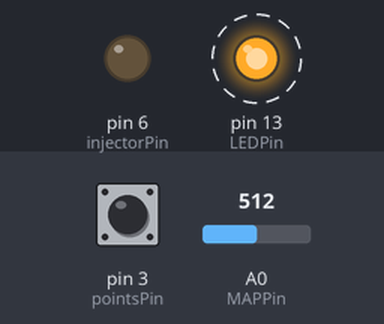
The sketch below on a simulated Arduino Uno, built with avr-gcc and run on an emulated ATmega328P. Shown: output pins drawn as LEDs (lit = HIGH). Dashed ring = blinking. The inputs (shaded band) are chosen by the test bench; at power-on: pin 3 (pointsPin) HIGH, A0 (MAPPin) = 512. What the sketch prints to the serial monitor is not drawn.

Above: at 2.13 s.
Timing chart, 0 to 5.0 s (numbered marks = the images above):
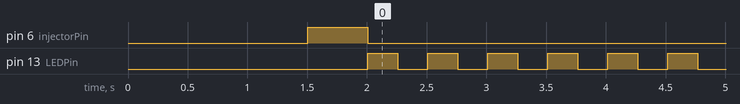

Measured:
- by itself, pin 13 (LEDPin): alternates HIGH for 0.25 s and LOW for 0.25 s

The sketch:

MAP_EFI.ino
```cpp
// EFI controller based on MAP and Points ONLY
// (C) 2020 John Patterson Consulting, LLC
// You are free to modify and redistribute this code without restriction.


// ----------------- Program constants -----------------:

// Pin numbers:
const int pointsPin = 3;
const int MAPPin = 14;
const int injectorPin = 6;
const int LEDPin = 13;

// Timing constants:
const unsigned long injectorUpdateInterval = 50000;
const unsigned long interruptDebounce = 3000;
const unsigned long primeTime = 500;
const unsigned long pumpTime = 1500;
const int serialReportModulo = 10;
const int RPMrunningAverageDepth = 5;
const unsigned long blinkTime = 250;

// Engine-related constants:
const int pulsesPerRevolution = 2;
const double displacement_Liters = 1.2;
const double AFR = 10.0;    // ~14 for gasoline, ~10 for E85
const double injector_MaxGramsPerMinute = 195.0;  // Will depend on your injector and fuel pressure
const double stallRPM = 300.0;
const double Pascals_Per_ADC_Unit = 122.1;
const int vacuum_ADC_value = 102;

// Physical parameters:
const double airTempKelvin = 273;
const double airMolarMass = 28.9;
const double R_Liter_Pascal_Kelvin = 8314.0;


// ----------------- Global Variables -----------------:
unsigned long updateLastMicros = 0;
unsigned long pointsLastMicros = 0;
unsigned long pointsDiff = 100000000;
bool stalled = 0;
int serialReportCount = 0;
double RPMrunningAverage[RPMrunningAverageDepth];
int RPMrunningAverageIndex = 0;
unsigned long blinkLastMillis = 0;
bool blinkState = 0;

// ----------------- Functions -----------------:

// ISR triggered when the points open:
void points()
{
  //Determine if interrupt is valid based on time since last interrupt:
  if((micros() - pointsLastMicros) > interruptDebounce)
  {
    // Compute difference in time from last points opening:
    pointsDiff = micros() - pointsLastMicros;

    // Reset points timer:
    pointsLastMicros = micros();
  }

}

// Function to compute RPM based on time since last points opening:
double RPM()
{
  // If pointsDiff is longer than the time since points() was last called,
  // just use pointsDiff to compute the RPM:
  if(pointsDiff > (micros() - pointsLastMicros))
  {
    // RPM = (Pulses/sec)/(Pulses/Revolution)*(60 sec/min)
    RPMrunningAverage[RPMrunningAverageIndex] = (1000000.0/pointsDiff)/pulsesPerRevolution*60.0;
  }
  // If it has been longer than pointsDiff since points() was last called,
  // use the elapsed time to compute the RPM:
  else
  {
    // RPM = (Pulses/sec)/(Pulses/Revolution)*(60 sec/min)
    RPMrunningAverage[RPMrunningAverageIndex] = (1000000.0/(micros() - pointsLastMicros))/pulsesPerRevolution*60.0;
  }

  //Increment running average index, reset if needed:
  RPMrunningAverageIndex++;
  if(RPMrunningAverageIndex >= RPMrunningAverageDepth)
  {
    RPMrunningAverageIndex = 0;
  }

  // Compute running average sum:
  double sum = 0;
  for(int i = 0; i < RPMrunningAverageDepth; i++)
  {
    sum = sum + RPMrunningAverage[i];
  }

  // Return running average of RPM:
  return sum/RPMrunningAverageDepth;
}

// Function to measure the Manifold Absolute Pressure (MAP):
double MAP()
{
  double estimatedMAP = (analogRead(MAPPin) - vacuum_ADC_value)*Pascals_Per_ADC_Unit;

  // Ensure only positive MAP values are returned:
  if(estimatedMAP < 0)
  {
    estimatedMAP = 0;
  }

  return estimatedMAP;
}

// Function to report human-readable stats to the serial port:
void reportStats(double RPM_report, double MAP_report, double DC_report)
{
  // Report engine RPM:
  Serial.print("Engine RPM: ");
  Serial.println(RPM_report);
  Serial.print("Manifold Absolute Pressure: ");
  Serial.print("kPa: ");
  Serial.print(MAP_report/1000.0);
  Serial.print(" PSI: ");
  Serial.println(MAP_report/6894.76);
  Serial.print("Injector Duty Cycle: ");
  Serial.print(DC_report*100.0);
  Serial.println("%");
  Serial.println(" ");
}

// Function to compute the required fuel injector duty cycle:
double getInjectorDC()
{
  //Get measurements:
  double RPM_value = RPM();
  double MAP_value = MAP();

  // Compute the volume flow rate of air (L/min) into the engine
  // (Otto cycle with 2 revolutions per intake stroke assumed):
  double volFlowRate = displacement_Liters*RPM_value/2.0;

  // Compute the density of air (g/L) using the Ideal Gas Law (PV=nRT):
  // Density = mass/volume = n(airMolarMass)/V = P(airMolarMass)/(RT)
  double airDensity = MAP_value*airMolarMass/(R_Liter_Pascal_Kelvin*airTempKelvin);

  // Compute the mass air flow rate into the engine:
  double massAirFlow = volFlowRate*airDensity;

  // Compute the required mass fuel flow rate into the engine:
  double massFuelFlow = massAirFlow/AFR;

  // Compute the duty cycle for the fuel injector
  // (based on the maximum fuel delivery rate):
  double estimated_DC = massFuelFlow/injector_MaxGramsPerMinute;

  // Ensure that the duty cycle does not exceed 1 or fall below 0:
  if(estimated_DC > 1.0)
  {
    estimated_DC = 1.0;
  }
  if(estimated_DC < 0)
  {
    estimated_DC = 0;
  }

  // Report human-readable stats every serialReportModulo iterations:
  if(serialReportCount < serialReportModulo)
  {
    serialReportCount++;
  }
  else
  {
    serialReportCount = 0;
    reportStats(RPM_value, MAP_value, estimated_DC);
  }


  return estimated_DC;
}


// ----------------- Main Program -----------------:

void setup() {
  // Set pin modes:
  pinMode(injectorPin, OUTPUT);
  pinMode(pointsPin, INPUT);
  pinMode(LEDPin, OUTPUT);

  // Attach interrupt for detecting points pulses:
  attachInterrupt(digitalPinToInterrupt(pointsPin), points, FALLING);

  //Start Serial port:
  Serial.begin(115200);
  Serial.println("EFI controller based on MAP and Points ONLY");
  Serial.println("(C) 2020 John Patterson Consulting, LLC");
  Serial.println(" ");

  //Wait for fuel pump to build pressure:
  Serial.println("Waiting for fuel pump...");
  delay(pumpTime);
  Serial.println(" ");

  // Prime engine with some fuel before starting:
  Serial.println("Priming intake...");
  digitalWrite(injectorPin, HIGH);
  delay(primeTime);
  digitalWrite(injectorPin, LOW);
  Serial.println("Priming complete. Ready to crank!");
  Serial.println(" ");
}

void loop() {
  //Determine if the engine is currently stalled:
  stalled = (RPM() < stallRPM);

  // If engine is running, keep LED on and steady:
  if(!stalled)
  {
    digitalWrite(LEDPin, HIGH);
  }
  // If engine is stalled, blink LED:
  else if(millis() - blinkLastMillis > blinkTime)
  {
    blinkLastMillis = millis();
    blinkState = !blinkState;
    digitalWrite(LEDPin, blinkState);
  }


  // Pulse the injector if it is time to do so:
  if((micros() - updateLastMicros) > injectorUpdateInterval)
  {
    // Reset injector update timer:
    updateLastMicros = micros();

    // Compute fuel injector duty cycle:
    double computed_DC = getInjectorDC();

    // Only dispense fuel if engine is running:
    if(!stalled)
    {
      // Open injector for amount of time specified by duty cycle:
      unsigned long injectorMicros = micros();
      while((micros() - injectorMicros) < (unsigned long)(injectorUpdateInterval*computed_DC))
      {
        digitalWrite(injectorPin, HIGH);
      }

      //Close injector:
      digitalWrite(injectorPin, LOW);
    }
  }

}
```
